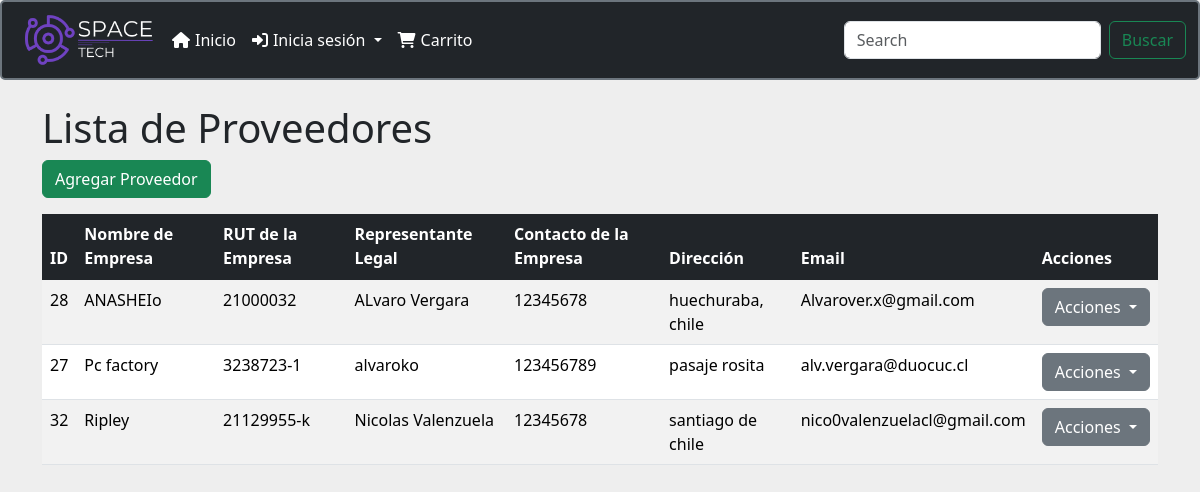
The app's page /listar_proveedores/ with its own data.
### menu/models.py (models this page shows, shortened)
class Proveedor(models.Model):
    id_proveedor = models.AutoField(primary_key=True, editable=False)
    rut_empresa = models.CharField(max_length=13, verbose_name='RUT de la Empresa')
    nombre_empresa = models.CharField(max_length=100, verbose_name='Nombre de la Empresa')
    representante_legal = models.CharField(max_length=100, verbose_name='Representante Legal', default="")
    contacto_empresa = models.CharField(max_length=50, verbose_name='Contacto de la Empresa')
    direccion_proveedor = models.CharField(max_length=255, verbose_name='Dirección', default="sin direccion")
    email_proveedor = models.EmailField(max_length=70, unique=True, null=True, blank=True)

### menu/views.py (the view)
# urls.py: path('listar_proveedores/', views.listar_proveedores, name='listar_proveedores'),
def listar_proveedores(request):
    proveedores = Proveedor.objects.all().order_by('nombre_empresa')
    return render(request, 'listar_proveedores.html', {'proveedores': proveedores})

### menu/context_processors.py (called while the page is built)
def carrito_items_count(request):
    if request.user.is_authenticated:
        cart, created = Cart.objects.get_or_create(user=request.user)
        carrito_items_count = CartItem.objects.filter(cart=cart).aggregate(total_quantity=Sum('quantity'))['total_quantity'] or 0
    else:
        carrito_items_count = 0
    return {
        'carrito_items_count': carrito_items_count
    }

### menu/templates/listar_proveedores.html (shortened to what this page needs)
<!DOCTYPE html>
<html lang="es">
<head>
    <link href="https://cdn.jsdelivr.net/npm/bootstrap@5.1.3/dist/css/bootstrap.min.css" rel="stylesheet">
</head>
<body>
    {% include "plantilla/menu.html" %}
    <div class="container mt-4">
        <h1>Lista de Proveedores</h1>
        <div class="mb-3">
            <a href="{% url 'crear_proveedor' %}" class="btn btn-success">Agregar Proveedor</a>
        </div>
        <table class="table table-striped table-hover">
            <thead class="table-dark">
                <tr>
                    <th>ID</th>
                    <th>Nombre de Empresa</th>
                    <th>RUT de la Empresa</th>
                    <th>Representante Legal</th>
                    <th>Contacto de la Empresa</th>
                    <th>Dirección</th>
                    <th>Email</th>
                    <th>Acciones</th>
                </tr>
            </thead>
            <tbody>
                {% for proveedor in proveedores %}
                <tr>
                    <td>{{ proveedor.id_proveedor }}</td>
                    <td>{{ proveedor.nombre_empresa }}</td>
                    <td>{{ proveedor.rut_empresa }}</td>
                    <td>{{ proveedor.representante_legal }}</td>
                    <td>{{ proveedor.contacto_empresa }}</td>
                    <td>{{ proveedor.direccion_proveedor }}</td>
                    <td>{{ proveedor.email_proveedor }}</td>
                    <td>
                        <div class="btn-group">
                            <button type="button" class="btn btn-secondary dropdown-toggle" data-bs-toggle="dropdown" aria-expanded="false">
                                Acciones
                            </button>
                        </div>
                    </td>
                </tr>
                {% empty %}
                <tr>
                    <td colspan="8">No hay proveedores registrados.</td>
                </tr>
                {% endfor %}
            </tbody>
        </table>
    </div>
</body>
</html>

### records on screen
Proveedor: id_proveedor "28", nombre_empresa "ANASHEIo", rut_empresa "21000032", representante_legal "ALvaro Vergara", contacto_empresa "12345678", direccion_proveedor "huechuraba, chile", email_proveedor "Alvarover.x@gmail.com"
Proveedor: id_proveedor "27", nombre_empresa "Pc factory", rut_empresa "3238723-1", representante_legal "alvaroko", contacto_empresa "123456789", direccion_proveedor "pasaje rosita", email_proveedor "alv.vergara@duocuc.cl"
Proveedor: id_proveedor "32", nombre_empresa "Ripley", rut_empresa "21129955-k", representante_legal "Nicolas Valenzuela", contacto_empresa "12345678", direccion_proveedor "santiago de chile", email_proveedor "nico0valenzuelacl@gmail.com"
